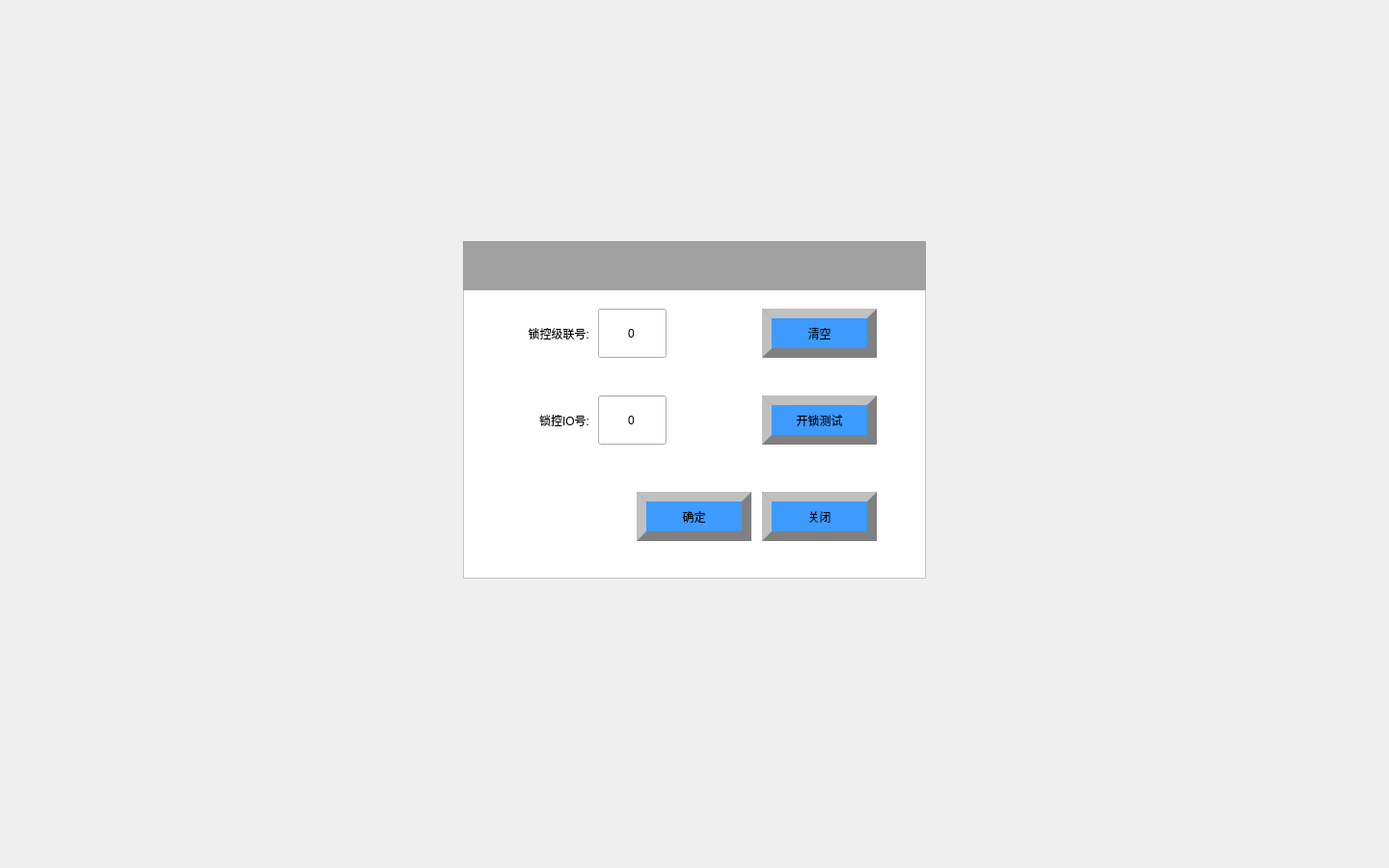
<?xml version="1.0" encoding="UTF-8"?>
<ui version="4.0">
 <class>CabinetCtrlConfig</class>
 <widget class="QWidget" name="CabinetCtrlConfig">
  <property name="geometry">
   <rect>
    <x>0</x>
    <y>0</y>
    <width>1440</width>
    <height>900</height>
   </rect>
  </property>
  <property name="focusPolicy">
   <enum>Qt::ClickFocus</enum>
  </property>
  <property name="windowTitle">
   <string>Form</string>
  </property>
  <property name="styleSheet">
   <string notr="true">QPushButton{
	background-color: rgb(62, 155, 255);
	border:10px outset gray;
	
	font: 20px &quot;微软雅黑&quot;;
}
QPushButton::pressed{
	border:10px inset gray;
}</string>
  </property>
  <layout class="QVBoxLayout" name="verticalLayout">
   <property name="leftMargin">
    <number>480</number>
   </property>
   <property name="topMargin">
    <number>250</number>
   </property>
   <property name="rightMargin">
    <number>480</number>
   </property>
   <property name="bottomMargin">
    <number>300</number>
   </property>
   <item>
    <widget class="QFrame" name="frame">
     <property name="styleSheet">
      <string notr="true">#frame{
background-color: rgb(255, 255, 255);
font: 20px &quot;微软雅黑&quot;;
}</string>
     </property>
     <property name="frameShape">
      <enum>QFrame::StyledPanel</enum>
     </property>
     <property name="frameShadow">
      <enum>QFrame::Raised</enum>
     </property>
     <widget class="QLabel" name="tips">
      <property name="geometry">
       <rect>
        <x>0</x>
        <y>0</y>
        <width>481</width>
        <height>51</height>
       </rect>
      </property>
      <property name="styleSheet">
       <string notr="true">background-color: rgb(161, 161, 161);</string>
      </property>
      <property name="text">
       <string/>
      </property>
      <property name="alignment">
       <set>Qt::AlignCenter</set>
      </property>
     </widget>
     <widget class="QLabel" name="label_2">
      <property name="geometry">
       <rect>
        <x>20</x>
        <y>80</y>
        <width>111</width>
        <height>31</height>
       </rect>
      </property>
      <property name="text">
       <string>锁控级联号:</string>
      </property>
      <property name="alignment">
       <set>Qt::AlignRight|Qt::AlignTrailing|Qt::AlignVCenter</set>
      </property>
     </widget>
     <widget class="QLabel" name="label_3">
      <property name="geometry">
       <rect>
        <x>20</x>
        <y>170</y>
        <width>111</width>
        <height>31</height>
       </rect>
      </property>
      <property name="text">
       <string>锁控IO号:</string>
      </property>
      <property name="alignment">
       <set>Qt::AlignRight|Qt::AlignTrailing|Qt::AlignVCenter</set>
      </property>
     </widget>
     <widget class="QLineEdit" name="seqnum">
      <property name="geometry">
       <rect>
        <x>140</x>
        <y>70</y>
        <width>71</width>
        <height>51</height>
       </rect>
      </property>
      <property name="text">
       <string>0</string>
      </property>
      <property name="alignment">
       <set>Qt::AlignCenter</set>
      </property>
     </widget>
     <widget class="QLineEdit" name="indexnum">
      <property name="geometry">
       <rect>
        <x>140</x>
        <y>160</y>
        <width>71</width>
        <height>51</height>
       </rect>
      </property>
      <property name="text">
       <string>0</string>
      </property>
      <property name="alignment">
       <set>Qt::AlignCenter</set>
      </property>
     </widget>
     <widget class="QPushButton" name="test">
      <property name="geometry">
       <rect>
        <x>310</x>
        <y>160</y>
        <width>119</width>
        <height>51</height>
       </rect>
      </property>
      <property name="text">
       <string>开锁测试</string>
      </property>
     </widget>
     <widget class="QPushButton" name="ok">
      <property name="geometry">
       <rect>
        <x>180</x>
        <y>260</y>
        <width>119</width>
        <height>51</height>
       </rect>
      </property>
      <property name="text">
       <string>确定</string>
      </property>
     </widget>
     <widget class="QPushButton" name="cancel">
      <property name="geometry">
       <rect>
        <x>310</x>
        <y>260</y>
        <width>119</width>
        <height>51</height>
       </rect>
      </property>
      <property name="text">
       <string>关闭</string>
      </property>
     </widget>
     <widget class="QPushButton" name="clear">
      <property name="geometry">
       <rect>
        <x>310</x>
        <y>70</y>
        <width>119</width>
        <height>51</height>
       </rect>
      </property>
      <property name="text">
       <string>清空</string>
      </property>
     </widget>
    </widget>
   </item>
  </layout>
 </widget>
 <resources/>
 <connections/>
</ui>
